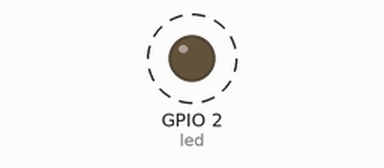
This program was run on a simulated ESP32 board running MicroPython. Shown: output pins drawn as LEDs (lit = HIGH). Dashed ring = blinking. Threads take turns every 2 ms; what the program prints to the serial console is not drawn.

Above: at 0.5 s.
Timing chart, 0 to 4.6 s (numbered marks = the images above):
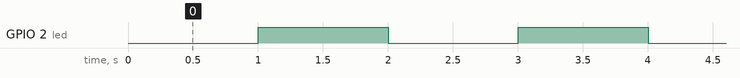

Measured:
- by itself, GPIO 2 (led): alternates HIGH for 1.0 s and LOW for 1.0 s

The program:

MicroPython_Multitask_Threads.py
```python
import _thread
from time import sleep
from machine import Pin

led = Pin(2, Pin.OUT)


def blink_led():
    led.value(0)
    sleep(1)
    led.value(1)
    sleep(1)


def blink_forever():
    while True:
        blink_led()


_thread.start_new_thread(blink_forever, ())

while True:
    print("hello world")
    sleep(2)
```
